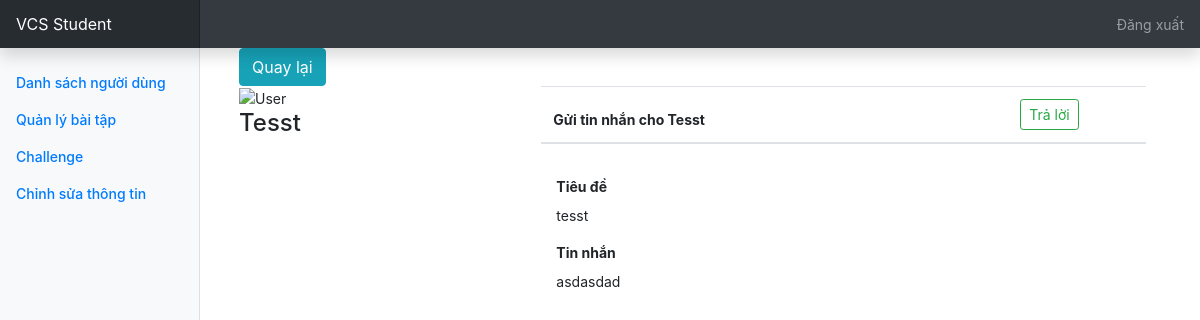
The app's page /edit_message.php?id=15&edit=false (signed in) with its own data.
### tables this page shows
CREATE TABLE `chat_message` (
  `id` int(11) NOT NULL,
  `title` varchar(255) NOT NULL,
  `to_user_id` int(11) NOT NULL,
  `from_user_id` int(11) NOT NULL,
  `msg` varchar(255) NOT NULL,
  `status_mes` int(11) NOT NULL,
  `created_at` datetime NOT NULL
);

CREATE TABLE `user` (
  `id` int(11) NOT NULL,
  `username` varchar(100) NOT NULL,
  `password` varchar(100) NOT NULL,
  `name` varchar(100) NOT NULL,
  `email` varchar(150) NOT NULL,
  `telephone` varchar(100) NOT NULL,
  `usertype` varchar(5) NOT NULL,
  `created_at` datetime NOT NULL
);

### edit_message.php (the view, shortened to what this page needs)
<?php
include 'config.php';
if (isset($_SESSION['user_data'])) {
    $student = false;
    if ($_SESSION['user_data']['usertype'] != 1) {
        $student = true;
    }
    if(isset($_GET['edit'])){
        if($_GET['edit']=='false'){
            $seen=false;
        }
    }
    if (isset($_GET['id'])) {
        $id = $_GET['id'];
        $qr = mysqli_query($con, "SELECT user.name,chat_message.from_user_id,chat_message.title,chat_message.msg,chat_message.created_at,chat_message.id
        FROM  chat_message
        left join user ON user.id=chat_message.from_user_id
        where chat_message.id=$id");
        if (count(array($qr)) == 1) {
            $data = mysqli_fetch_array($qr);
            $title = $data['title'];
            $name = $data['name'];
            $msg = $data['msg'];
        }
    }
?>
    <!DOCTYPE html>
    <html>
    <head>
        <link rel="stylesheet" href="https://stackpath.bootstrapcdn.com/bootstrap/4.5.2/css/bootstrap.min.css">
        <link href="dashboard.css" rel="stylesheet">
    </head>
    <body>
        <nav class="navbar navbar-dark sticky-top bg-dark flex-md-nowrap p-0 shadow">
            <a class="navbar-brand col-md-3 col-lg-2 mr-0 px-3" href="teacher_dasboard.php"><?php if (!$student) {
                                                                                                echo "VCS Admin";
                                                                                            } else {
                                                                                                echo "VCS Student";
                                                                                            } ?></a>
            <ul class="navbar-nav px-3">
                <li class="nav-item text-nowrap">
                    <a class="nav-link" href="logout.php">Đăng xuất</a>
                </li>
            </ul>
        </nav>
        <div class="container-fluid">
            <div class="row">
                <?php include 'teacher_menu.php' ?>
                <main role="main" class="col-md-9 ml-sm-auto col-lg-10 px-md-4">
                    <div class="col-lg-2">
                        <div class="btn-group mr-2">
                            <a class="btn btn-info" href="chatmessage.php">
                                Quay lại</a>
                        </div>
                    </div>
                    <div class="container padding-bottom-3x mb-2">
                        <div class="row">
                            <div class="col-lg-4">
                                <aside class="user-info-wrapper">
                                    <div class="user-info">
                                        <div class="user-avatar">
                                            <a class="edit-avatar" href="#"></a><img src="https://bootdey.com/img/Content/avatar/avatar1.png" alt="User"></div>
                                        <div class="user-data">
                                            <h4><?php echo $name; ?></h4>
                                        </div>
                                    </div>
                                </aside>
                            </div>
                            <div class="col-lg-8 row align-items-center">
                                <div class="table-responsive wishlist-table margin-bottom-none">
                                    <table class="table">
                                        <thead>
                                            <tr>
                                                <th>Gửi tin nhắn cho <?php echo $name; ?></th>
                                                <th class="text-center"><a class="btn btn-sm btn-outline-success" name="rep" href="add_chatmessage.php?id=<?php echo $data['from_user_id']; ?>">Trả lời</a></th>
                                            </tr>
                                        </thead>
                                        <tbody>
                                            <div class="table-responsive">
                                                <table class="table table-striped table-sm" style="text-align: center;">
                                                    <thead>
                                                        <form action="edit_message_post.php" method="post">
                                                            <div class="form-group col-md-6">
                                                                <label for="inputName"><b>Tiêu đề</b></label>
                                                                <?php if (!$seen) : ?>
                                                                    <p><?php echo $title;?></p>
                                                                <?php else : ?>
                                                                    <input type="text" class="form-control" name="title" required="required" id="inputName" value="<?php if ($seen) echo $title; ?>">
                                                                <?php endif ?>
                                                            </div>
                                                            <div class="form-group col-md-6">
                                                                <label for="inputUser"><b>Tin nhắn</b></label>
                                                                <?php if (!$seen) : ?>
                                                                    <p><?php echo $msg; ?></p>
                                                                <?php else : ?>
                                                                    <textarea type="text" rows="5" col="40" class="form-control" id="inputUser" name="msg" required="required" >
                                                                    <?php if ($seen) echo $msg; ?>
                                                                </textarea>
                                                                <?php endif ?>
                                                            </div>
                                                        </form>
                                                    </thead>
                                                </table>
                                            </div>
                                        </tbody>
                                    </table>
                                </div>
                            </div>
                        </div>
                    </div>
                </main>
            </div>
        </div>
    </body>
    </html>
<?php
} else {
    header("Location:login.php?error=UnAuthorized Access");
}

### dashboard.css (style rules this page uses)
body { font-size: .875rem; }
.navbar-brand { padding-top: .75rem; padding-bottom: .75rem; font-size: 1rem; background-color: rgba(0, 0, 0, .25); box-shadow: inset -1px 0 0 rgba(0, 0, 0, .25); }

### records on screen
chat_message: user.name "Tesst", title "tesst", msg "asdasdad"
